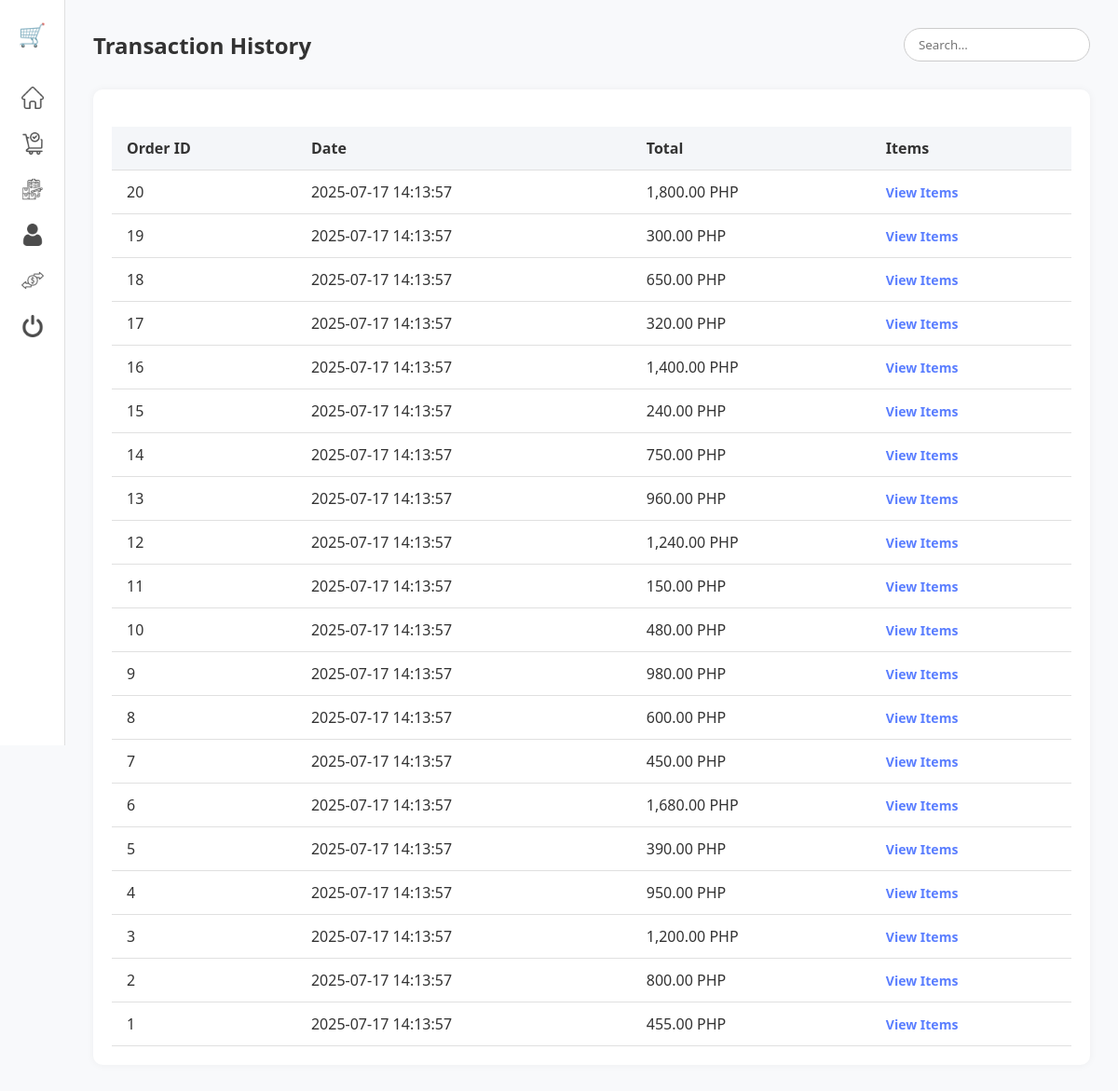
Screenshot of /transactions.php with the database file from the repository.
### tables this page shows
CREATE TABLE orders (
  id INT AUTO_INCREMENT PRIMARY KEY,
  total DECIMAL(10,2),
  created_at TIMESTAMP DEFAULT CURRENT_TIMESTAMP
);

### transactions.php (the view, shortened to what this page needs)
<?php
require 'db.php';
?>
<!DOCTYPE html>
<html lang="en">
<head>
  <link rel="stylesheet" href="style.css" />
  <link rel="stylesheet" href="transactions.css" />
</head>
<body>
  <div class="sidebar">
    <div class="logo">🛒</div>
    <ul>
      <li><a href="index.php"><img src="icons/home.png" alt="Home" /></a></li>
      <li><a href="order.php"><img src="icons/checkout.png" alt="Checkout" /></a></li>
      <li><a href="inventory.php"><img src="icons/inventory.png" alt="Inventory" /></a></li>
      <li><a href="users.php"><img src="icons/user.png" alt="Users" /></a></li>
      <li><a href="transactions.php"><img src="icons/transaction.png" alt="Transactions" /></a></li>
      <li><a href="logout.php"><img src="icons/power.png" alt="Logout" /></a></li>
    </ul>
  </div>
  <div class="main-content">
    <div class="header">
      <h2>Transaction History</h2>
      <input type="search" placeholder="Search..." />
    </div>
    <div class="table-container">
      <table>
        <thead>
          <tr>
            <th>Order ID</th>
            <th>Date</th>
            <th>Total</th>
            <th>Items</th>
          </tr>
        </thead>
        <tbody>
          <?php
          $orders = $conn->query("SELECT * FROM orders ORDER BY id DESC");
          while ($order = $orders->fetch(PDO::FETCH_ASSOC)) {
            echo "<tr class='order-row'>";
            echo "<td>{$order['id']}</td>";
            echo "<td>{$order['created_at']}</td>";
            echo "<td>" . number_format($order['total'], 2) . " PHP</td>";
            echo "<td><button class='toggle-btn' data-id='{$order['id']}'>View Items</button></td>";
            echo "</tr>";
          }
          ?>
        </tbody>
      </table>
    </div>
  </div>
</body>
</html>

### style.css (style rules this page uses)
* { margin: 0; padding: 0; box-sizing: border-box; font-family: "Segoe UI", sans-serif; }
body { display: flex; background: #f8f9fb; color: #333; }
.sidebar { width: 70px; background-color: #ffffff; border-right: 1px solid #e0e0e0; display: flex; flex-direction: column; align-items: center; padding-top: 20px; height: 100vh; }
.sidebar .logo { font-size: 24px; margin-bottom: 20px; }
.sidebar ul { list-style: none; }
.sidebar ul li { margin: 20px 0; }
.sidebar ul li img { width: 24px; height: 24px; opacity: 0.7; cursor: pointer; }
.main-content { flex: 1; padding: 30px; }
.header { display: flex; justify-content: space-between; align-items: center; margin-bottom: 30px; }
.header input[type="search"] { padding: 8px 15px; border: 1px solid #ccc; border-radius: 20px; width: 200px; }

### transactions.css (style rules this page uses)
.table-container { background-color: #fff; padding: 20px; border-radius: 10px; box-shadow: 0 0 8px rgba(0, 0, 0, 0.05); overflow-x: auto; }
table { width: 100%; border-collapse: collapse; margin-top: 20px; }
th, td { padding: 12px 16px; border-bottom: 1px solid #e0e0e0; text-align: left; }
th { background-color: #f4f6f9; font-weight: 600; }
.header h2 { font-size: 24px; }

### transactions.php (style rules this page uses)
.table-container { background-color: #fff; padding: 20px; border-radius: 10px; box-shadow: 0 0 8px rgba(0, 0, 0, 0.05); overflow-x: auto; }
table { width: 100%; border-collapse: collapse; margin-top: 20px; }
th, td { padding: 12px 16px; border-bottom: 1px solid #e0e0e0; text-align: left; }
th { background-color: #f4f6f9; font-weight: 600; }
.header h2 { font-size: 24px; }
.toggle-btn { cursor: pointer; color: #5a7eff; border: none; background: none; font-weight: bold; font-size: 14px; }

### rows the page displays
orders: id "20", created_at "2025-07-17 14:13:57", total "1,800.00"
orders: id "19", created_at "2025-07-17 14:13:57", total "300.00"
orders: id "18", created_at "2025-07-17 14:13:57", total "650.00"
orders: id "17", created_at "2025-07-17 14:13:57", total "320.00"
orders: id "16", created_at "2025-07-17 14:13:57", total "1,400.00"
orders: id "15", created_at "2025-07-17 14:13:57", total "240.00"
orders: id "14", created_at "2025-07-17 14:13:57", total "750.00"
orders: id "13", created_at "2025-07-17 14:13:57", total "960.00"
orders: id "12", created_at "2025-07-17 14:13:57", total "1,240.00"
orders: id "11", created_at "2025-07-17 14:13:57", total "150.00"
orders: id "10", created_at "2025-07-17 14:13:57", total "480.00"
orders: id "9", created_at "2025-07-17 14:13:57", total "980.00"
orders: id "8", created_at "2025-07-17 14:13:57", total "600.00"
orders: id "7", created_at "2025-07-17 14:13:57", total "450.00"
orders: id "6", created_at "2025-07-17 14:13:57", total "1,680.00"
orders: id "5", created_at "2025-07-17 14:13:57", total "390.00"
orders: id "4", created_at "2025-07-17 14:13:57", total "950.00"
orders: id "3", created_at "2025-07-17 14:13:57", total "1,200.00"
orders: id "2", created_at "2025-07-17 14:13:57", total "800.00"
orders: id "1", created_at "2025-07-17 14:13:57", total "455.00"
